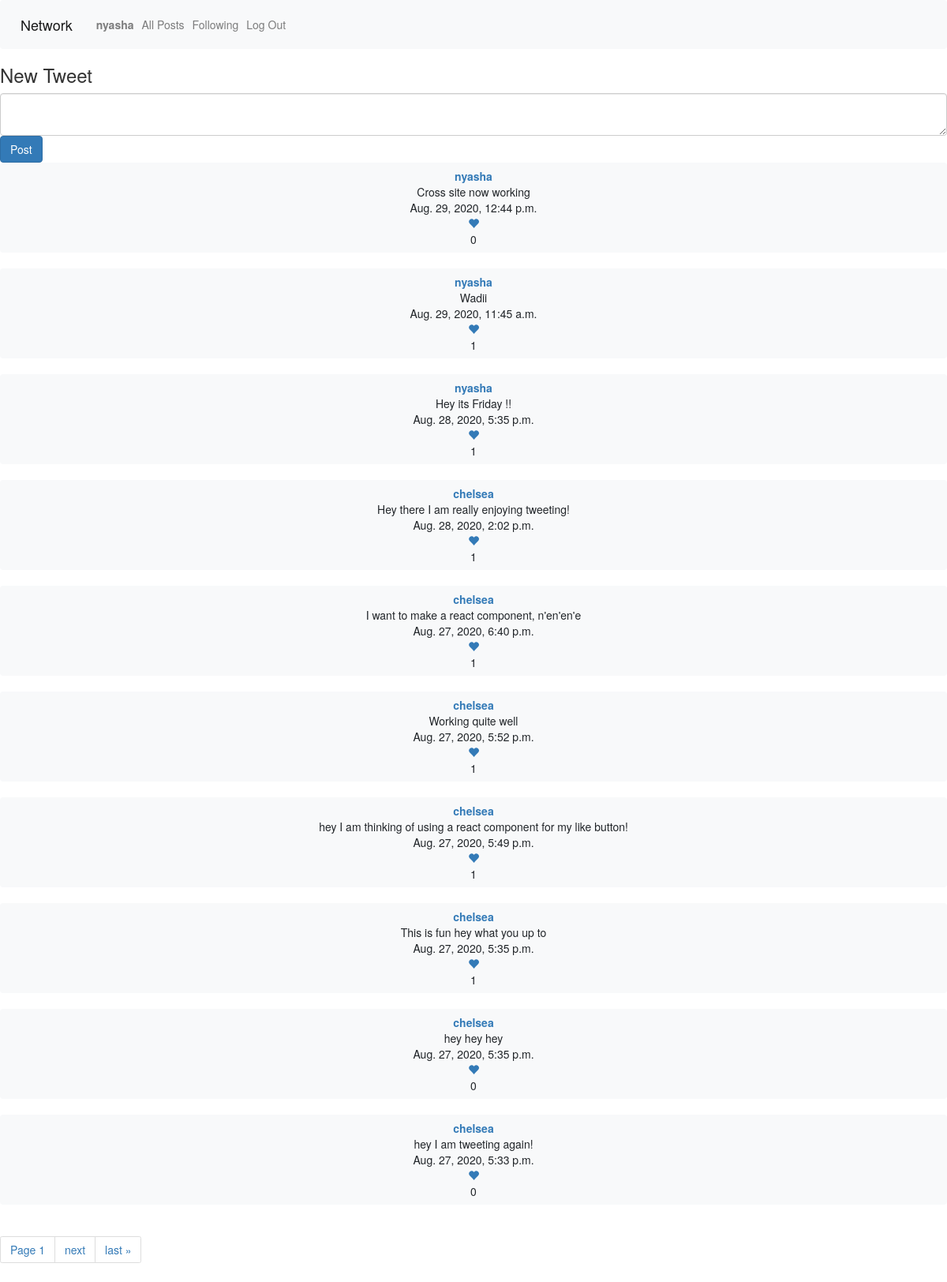
The app's page / (signed in) with its own data.
### network/models.py (models this page shows, shortened)
class User(AbstractUser):
    def serialize(self):
        return{
            "id": self.id,
            "username":self.username,
            "tweets": [{"id":tweets.id,"body": tweets.body, "time": tweets.timestamp} for tweets in self.tweets.order_by("-timestamp").all()],
            "following":[user.following_user_id.id for user in self.following.all()],
            "followers":[user.user_id.id for user in self.followers.all()]
        }

class Tweet(models.Model):
    user = models.ForeignKey(User, related_name="tweets", on_delete=models.CASCADE)
    body = models.TextField(blank=True)
    timestamp = models.DateTimeField(auto_now_add=True)

### network/views.py (the view, shortened to what this page needs)
# urls.py: path("", views.index, name="index"),
def index(request):
    if request.user.is_authenticated:
        tweets = Tweet.objects.all()
        tweets = tweets.order_by("-timestamp").all()
        paginator = Paginator(tweets, 10)
        page_number = request.GET.get('page')
        tweets_obj = paginator.get_page(page_number)
        return render(request, 'network/logged.html', {'tweets_obj': tweets_obj})

### network/templates/network/logged.html (shortened to what this page needs)
{% extends "network/layout.html" %}
{% load static %}
{% block body %}
<div id="compose-view">
    <h3>New Tweet</h3>
    <form action="{% url 'compose' %}" id="compose-form"  method="post">
        <textarea class="form-control" id="compose-body" placeholder=""></textarea>
        <input type="submit" class="btn btn-primary" value="Post"/>
    </form>
</div>
<div id="all_tweets_view">
<div id="all_tweets_list">
{% for tweet in tweets_obj %}
<button class="tweet btn btn-light bd btn-block"><a href="{% url 'poster_profile' tweet.user.id %}"><b>{{tweet.user.username}}</b></a><br>{{tweet.body}}<br>{{tweet.timestamp}}<br>
    <form class="like_form" method="post">
    <a href="#" type="submit" class="like" data-id={{tweet.id}}><span class="glyphicon glyphicon-heart"></span></a><div class="like_count">{{tweet.likes.count}}</div>
    </form></button>
    <br>
{% endfor %}
</div>
<div class="pagination_view">
    <span class="step-links">
        <ul class="pagination">
        <li class="page-item"><a class="page-link"><span class="current">Page {{ tweets_obj.number }}</span></a></li>
        {% if tweets_obj.has_next %}
            <li class="page-item"><a class="page-link" href="?page={{ tweets_obj.next_page_number }}">next</a></li>
            <li class="page-item"><a class="page-link" href="?page={{ tweets_obj.paginator.num_pages }}">last &raquo;</a></li>
        {% endif %}
        </ul>
    </span>
</div>
</div>
{% endblock %}

### network/templates/network/layout.html (shortened to what this page needs)
{% load static %}
<!DOCTYPE html>
<html lang="en">
    <head>
        <link rel="stylesheet" href="https://stackpath.bootstrapcdn.com/bootstrap/4.4.1/css/bootstrap.min.css">
        <link href="{% static 'network/styles.css' %}" rel="stylesheet">
        <link rel="stylesheet" href="https://maxcdn.bootstrapcdn.com/bootstrap/3.4.0/css/bootstrap.min.css">
    </head>
    <body>
        <nav class="navbar navbar-expand-lg navbar-light bg-light">
            <a class="navbar-brand" href="#">Network</a>
            <div>
              <ul class="navbar-nav mr-auto">
                {% if user.is_authenticated %}
                    <li class="nav-item">
                        <a  class="nav-link" href="{% url 'user_profile' request.user.id %}"><strong>{{ user.username }}</strong></a>
                    </li>
                {% endif %}
                <li class="nav-item">
                  <a id ="all_posts" class="nav-link" href="{% url 'index' %}">All Posts</a>
                </li>
                {% if user.is_authenticated %}
                    <li class="nav-item">
                        <a id ="following" class="nav-link" href="{% url 'followingbox'%}">Following</a>
                    </li>
                    <li class="nav-item">
                        <a class="nav-link" href="{% url 'logout' %}">Log Out</a>
                    </li>
                {% endif %}
              </ul>
            </div>
          </nav>
        <div class="body">
            {% block body %}
            {% endblock %}
        </div>
    </body>
</html>

### network/static/network/styles.css (style rules this page uses)
.bd { border-color:gray; }

### records on screen
User: username "nyasha"
Tweet: user.username "nyasha", body "Cross site now working", timestamp "Aug. 29, 2020, 12:44 p.m.", likes.count "0"
Tweet: user.username "nyasha", body "Wadii", timestamp "Aug. 29, 2020, 11:45 a.m.", likes.count "1"
Tweet: user.username "nyasha", body "Hey its Friday !!", timestamp "Aug. 28, 2020, 5:35 p.m.", likes.count "1"
Tweet: user.username "chelsea", body "Hey there I am really enjoying tweeting!", timestamp "Aug. 28, 2020, 2:02 p.m.", likes.count "1"
Tweet: user.username "chelsea", body "I want to make a react component, n'en'en'e", timestamp "Aug. 27, 2020, 6:40 p.m.", likes.count "1"
Tweet: user.username "chelsea", body "Working quite well", timestamp "Aug. 27, 2020, 5:52 p.m.", likes.count "1"
Tweet: user.username "chelsea", body "hey I am thinking of using a react component for my like button!", timestamp "Aug. 27, 2020, 5:49 p.m.", likes.count "1"
Tweet: user.username "chelsea", body "This is fun hey what you up to", timestamp "Aug. 27, 2020, 5:35 p.m.", likes.count "1"
Tweet: user.username "chelsea", body "hey hey hey", timestamp "Aug. 27, 2020, 5:35 p.m.", likes.count "0"
Tweet: user.username "chelsea", body "hey I am tweeting again!", timestamp "Aug. 27, 2020, 5:33 p.m.", likes.count "0"

### other values on screen
{{ tweets_obj.number }} "1"
